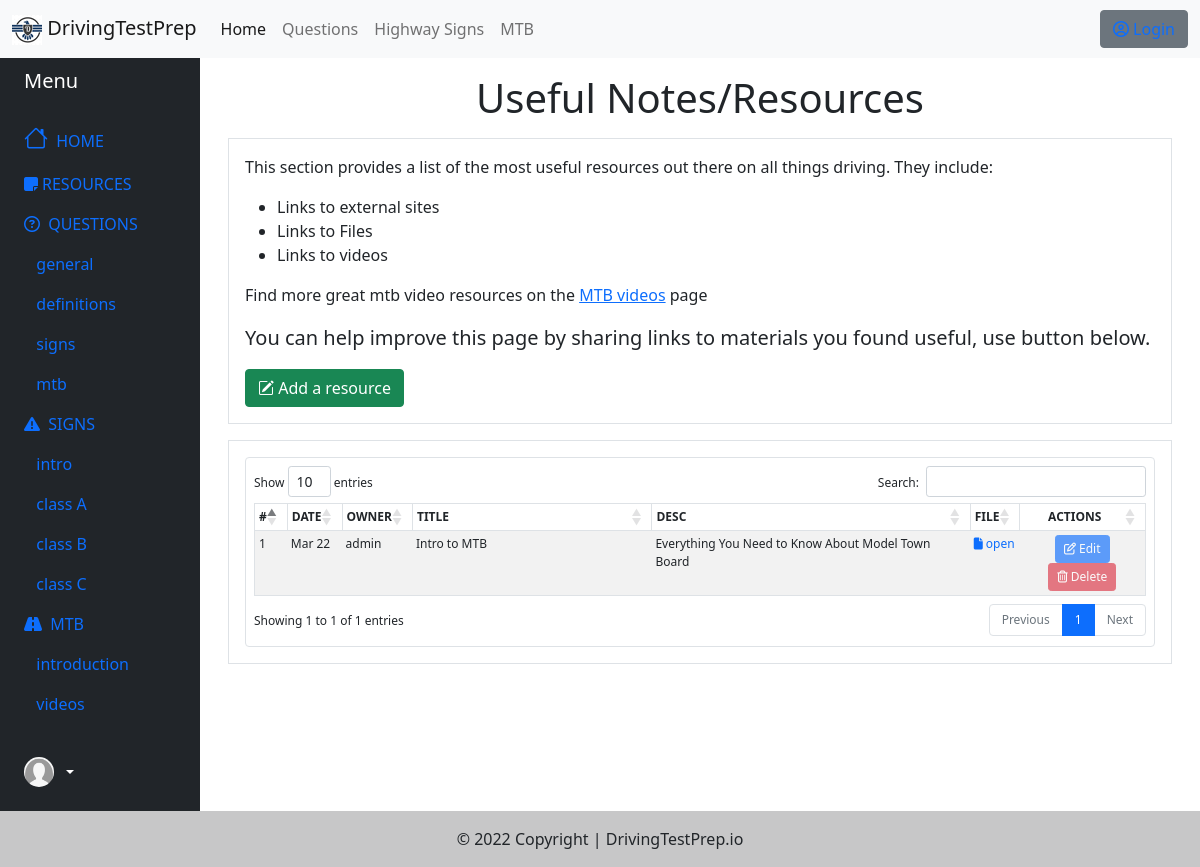
Before: /mtb/notes/ with the older database file.
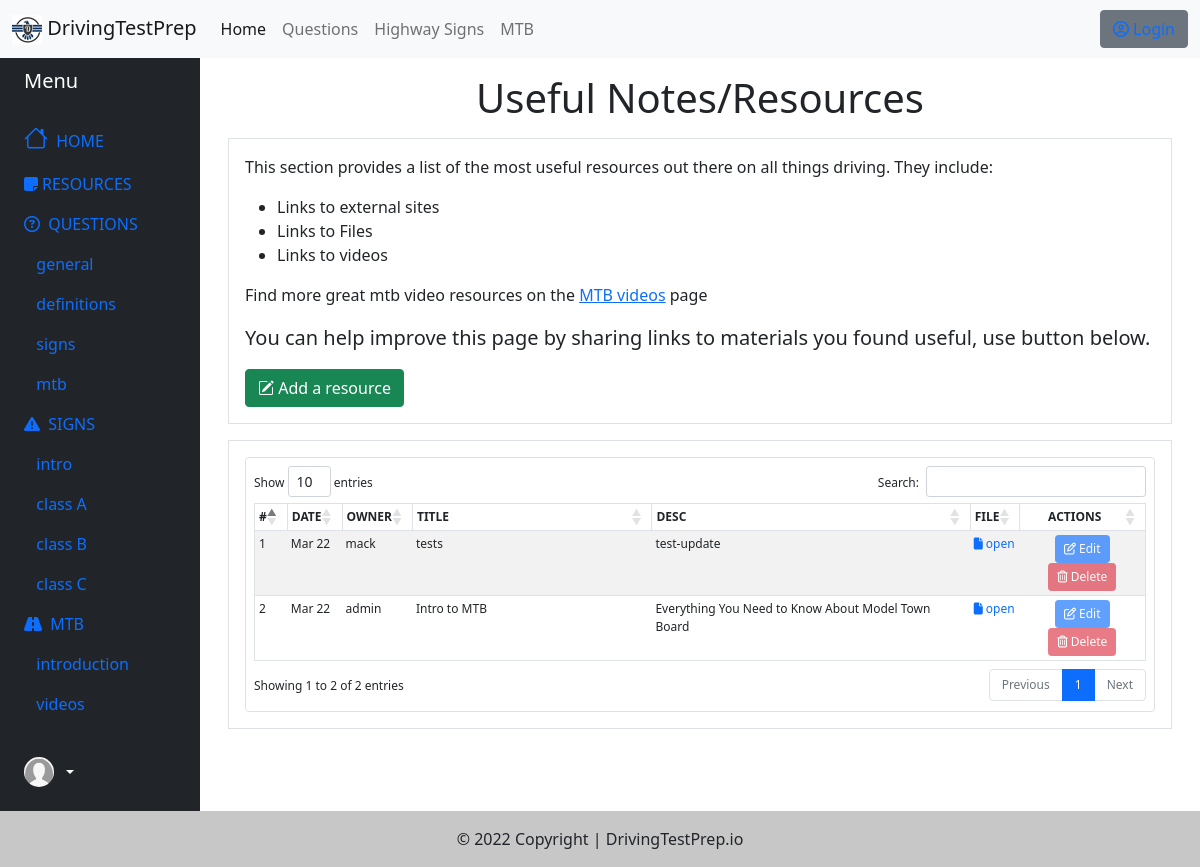
After: the same page with the newer database file.
### mtb/models.py (models this page shows, shortened)
class Notes(models.Model):
    title = models.CharField(max_length=100)
    description = models.TextField()
    link = models.URLField()
    owner = models.ForeignKey(User, on_delete=models.DO_NOTHING, blank=True)
    date_added = models.DateTimeField(default=datetime.now, blank=True)
    class Meta:
        ordering = ["-id"]

### mtb/views.py (the view, shortened to what this page needs)
# urls.py: path('notes/', NotesListView.as_view(), name='mtb-notes'),
class NotesListView(SuccessMessageMixin, CreateView, ListView):
    model = Notes
    template_name = 'mtb/notes.html'
    context_object_name = 'notes_list'
    fields = ['title', 'description', 'link']
    success_url = reverse_lazy('mtb-notes')
    success_message = "Resource was added successfully"
    order_by = '-id'

### mtb/templates/mtb/notes.html (shortened to what this page needs)
{% extends "highwaysign/base_sidenav.html" %}
{% load crispy_forms_tags widget_tweaks %}
{% block content1 %}
<h1 class="text-center">Useful Notes/Resources</h1>
<div class="border m-3 p-3">
    <p>This section provides a list of the most useful resources out there on
        all things driving. They include:
        <ul>
            <li>Links to external sites</li>
            <li>Links to Files</li>
            <li>Links to videos</li>
        </ul>
        Find more great mtb video resources on the <a href="{% url 'mtb-videos' %}">MTB videos</a> page
    </p>
    <p class="lead">
        You can help improve this page by sharing links to materials you found useful, use button below.
    </p>
    <button type="button" class="btn btn-success" data-bs-toggle="modal" data-bs-target="#addResourceModal">
        <i class="bi bi-pencil-square"></i> Add a resource
    </button>
</div>
<div class="border m-3 p-3">
    <div class="border rounded p-2 small-text">
        <table id="notes-table" class="table table-striped table-sm table-hover table-responsive">
            <thead>
                <tr>
                    <th class="border-start border-top" style="width: 2%">#</th>
                    <th class="border-start border-top" style="width: 3%">DATE</th>
                    <th class="border-start border-top" style="width: 5%">OWNER</th>
                    <th class="border-start border-top" style="width: 30%">TITLE</th>
                    <th class="border-start border-top" style="width: 40%">DESC</th>
                    <th class="border-start border-top" style="width: 5%">FILE</th>
                    <th class="border-start border-end border-top text-center"
                    style="width: 15%">ACTIONS</th>
                </tr>
            </thead>
            <tbody>
                {% for note in notes_list %}
                <tr>
                    <td class="border-start">{{ forloop.counter }}</td>
                    <td>{{ note.date_added|date:"M y" }}</td>
                    <td>{{ note.owner }}</td>
                    <td>{{ note.title }}</td>
                    <td>{{ note.description }}</td>
                    <td class=""><a class="text-decoration-none" href="{{ note.link }}"
                        target="_blank" rel="noopener noreferrer">
                        <i class="fa fa-file" aria-hidden="true"></i> open</a>
                    </td>
                    <td class="text-center border-end">
                        {% if user == note.owner %}
                            <a href="{% url 'notes-edit' note.id %}" class="btn btn-sm btn-primary small-text"
                            ><i class="fa fa-pencil-square-o" aria-hidden="true"></i> Edit</a>
                            <a href="" class="btn btn-sm btn-danger small-text" data-bs-toggle="modal"
                                data-bs-target="#deleteResourceModal{{ note.id }}">
                                <i class="fa fa-trash-o" aria-hidden="true"></i> Delete</a>
                        {% else %}
                          <span class="btn btn-sm btn-primary small-text disabled"><i class="fa fa-pencil-square-o" aria-hidden="true"></i> Edit</span>
                            <span class="btn btn-sm btn-danger small-text disabled"><i class="fa fa-trash-o" aria-hidden="true"></i> Delete</span>
                        {% endif %}
                    </td>
                </tr>
                {% endfor %}
            </tbody>
        </table>
    </div>
</div>
{% endblock content1 %}

Changed rows visible on the page:
added Notes: date_added "Mar 22", owner "mack", title "tests", description "test-update", shows "Edit"
Other visible differences:
text written by a page script: "Show entries Search: Showing 1 to 1 of 1 entries Previous 1 Next" → "Show entries Search: Showing 1 to 2 of 2 entries Previous 1 Next"
